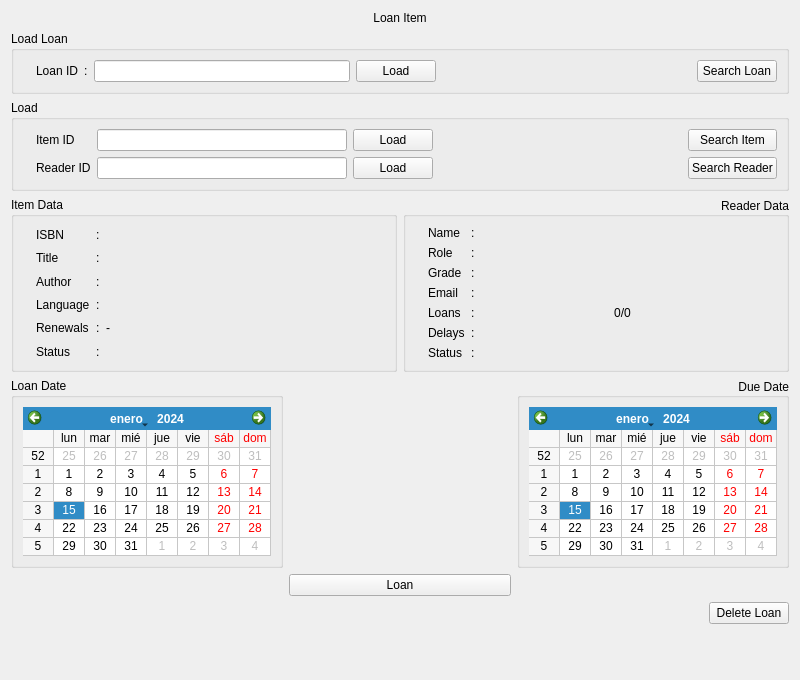
<?xml version="1.0" encoding="UTF-8"?>
<ui version="4.0">
 <class>LoanReturn</class>
 <widget class="QWidget" name="LoanReturn">
  <property name="geometry">
   <rect>
    <x>0</x>
    <y>0</y>
    <width>800</width>
    <height>680</height>
   </rect>
  </property>
  <property name="minimumSize">
   <size>
    <width>800</width>
    <height>0</height>
   </size>
  </property>
  <property name="maximumSize">
   <size>
    <width>800</width>
    <height>16777215</height>
   </size>
  </property>
  <property name="windowTitle">
   <string>Loan Item</string>
  </property>
  <layout class="QVBoxLayout" name="verticalLayout">
   <item>
    <widget class="QLabel" name="title">
     <property name="text">
      <string>Loan Item</string>
     </property>
     <property name="alignment">
      <set>Qt::AlignCenter</set>
     </property>
    </widget>
   </item>
   <item>
    <widget class="QGroupBox" name="frameMasterID">
     <property name="title">
      <string>Load Loan</string>
     </property>
     <layout class="QHBoxLayout" name="horizontalLayout_6">
      <item>
       <widget class="QLabel" name="check_MId">
        <property name="text">
         <string/>
        </property>
        <property name="pixmap">
         <pixmap resource="myicons.qrc">:/status/resources/pixmap/icons/status/status-no.png</pixmap>
        </property>
       </widget>
      </item>
      <item>
       <widget class="QLabel" name="MId_Name">
        <property name="text">
         <string>Loan ID</string>
        </property>
       </widget>
      </item>
      <item>
       <widget class="QLabel" name="label_colon11">
        <property name="text">
         <string>:</string>
        </property>
       </widget>
      </item>
      <item>
       <layout class="QHBoxLayout" name="horizontalLayout_7">
        <item>
         <widget class="QLineEdit" name="fieldMasterId"/>
        </item>
        <item>
         <widget class="QPushButton" name="buttonLoadMasterId">
          <property name="text">
           <string>Load</string>
          </property>
         </widget>
        </item>
        <item>
         <spacer name="horizontalSpacer">
          <property name="orientation">
           <enum>Qt::Horizontal</enum>
          </property>
          <property name="sizeHint" stdset="0">
           <size>
            <width>40</width>
            <height>20</height>
           </size>
          </property>
         </spacer>
        </item>
        <item>
         <widget class="QPushButton" name="buttonSearchMasterId">
          <property name="text">
           <string>Search Loan</string>
          </property>
         </widget>
        </item>
       </layout>
      </item>
     </layout>
    </widget>
   </item>
   <item>
    <widget class="QGroupBox" name="groupLoad">
     <property name="title">
      <string>Load</string>
     </property>
     <layout class="QGridLayout" name="gridLayout">
      <item row="0" column="1">
       <widget class="QLabel" name="label_itemID">
        <property name="text">
         <string>Item ID</string>
        </property>
       </widget>
      </item>
      <item row="1" column="0">
       <widget class="QLabel" name="check_userID">
        <property name="text">
         <string/>
        </property>
        <property name="pixmap">
         <pixmap resource="myicons.qrc">:/status/resources/pixmap/icons/status/status-no.png</pixmap>
        </property>
       </widget>
      </item>
      <item row="1" column="1">
       <widget class="QLabel" name="label_readerID">
        <property name="text">
         <string>Reader ID</string>
        </property>
       </widget>
      </item>
      <item row="1" column="3">
       <widget class="QPushButton" name="button_loadReader">
        <property name="text">
         <string>Load</string>
        </property>
       </widget>
      </item>
      <item row="1" column="2">
       <widget class="QLineEdit" name="field_readerID"/>
      </item>
      <item row="0" column="4">
       <spacer name="horizontalSpacer_6">
        <property name="orientation">
         <enum>Qt::Horizontal</enum>
        </property>
        <property name="sizeHint" stdset="0">
         <size>
          <width>225</width>
          <height>20</height>
         </size>
        </property>
       </spacer>
      </item>
      <item row="0" column="3">
       <widget class="QPushButton" name="button_loadItem">
        <property name="text">
         <string>Load</string>
        </property>
       </widget>
      </item>
      <item row="0" column="5">
       <widget class="QPushButton" name="buttonSearchBook">
        <property name="text">
         <string>Search Item</string>
        </property>
       </widget>
      </item>
      <item row="1" column="5">
       <widget class="QPushButton" name="buttonSearchReader">
        <property name="text">
         <string>Search Reader</string>
        </property>
       </widget>
      </item>
      <item row="0" column="2">
       <widget class="QLineEdit" name="field_itemID"/>
      </item>
      <item row="0" column="0">
       <widget class="QLabel" name="check_itemID">
        <property name="text">
         <string/>
        </property>
        <property name="pixmap">
         <pixmap resource="myicons.qrc">:/status/resources/pixmap/icons/status/status-no.png</pixmap>
        </property>
       </widget>
      </item>
     </layout>
    </widget>
   </item>
   <item>
    <layout class="QHBoxLayout" name="horizontalLayout_4">
     <item>
      <widget class="QGroupBox" name="groupItemData">
       <property name="title">
        <string>Item Data</string>
       </property>
       <layout class="QGridLayout" name="gridLayout_4" columnstretch="0,0,0,1">
        <item row="2" column="2">
         <widget class="QLabel" name="colon3">
          <property name="text">
           <string>:</string>
          </property>
         </widget>
        </item>
        <item row="5" column="2">
         <widget class="QLabel" name="colon8">
          <property name="text">
           <string>:</string>
          </property>
         </widget>
        </item>
        <item row="1" column="2">
         <widget class="QLabel" name="colon2">
          <property name="text">
           <string>:</string>
          </property>
         </widget>
        </item>
        <item row="3" column="1">
         <widget class="QLabel" name="label_itemLanglabel_4">
          <property name="text">
           <string>Language</string>
          </property>
         </widget>
        </item>
        <item row="3" column="2">
         <widget class="QLabel" name="colon9">
          <property name="text">
           <string>:</string>
          </property>
         </widget>
        </item>
        <item row="0" column="2">
         <widget class="QLabel" name="colon1">
          <property name="text">
           <string>:</string>
          </property>
         </widget>
        </item>
        <item row="0" column="1">
         <widget class="QLabel" name="label_ISBN">
          <property name="text">
           <string>ISBN</string>
          </property>
         </widget>
        </item>
        <item row="0" column="3">
         <widget class="QLabel" name="label_field_isbn">
          <property name="text">
           <string/>
          </property>
         </widget>
        </item>
        <item row="4" column="1">
         <widget class="QLabel" name="label_renewals">
          <property name="text">
           <string>Renewals</string>
          </property>
         </widget>
        </item>
        <item row="4" column="2">
         <widget class="QLabel" name="colon10_2">
          <property name="text">
           <string>:</string>
          </property>
         </widget>
        </item>
        <item row="1" column="3">
         <widget class="QLabel" name="label_field_title">
          <property name="text">
           <string/>
          </property>
         </widget>
        </item>
        <item row="2" column="3">
         <widget class="QLabel" name="label_field_author">
          <property name="text">
           <string/>
          </property>
         </widget>
        </item>
        <item row="5" column="0">
         <widget class="QLabel" name="check_item">
          <property name="text">
           <string/>
          </property>
          <property name="pixmap">
           <pixmap resource="myicons.qrc">:/status/resources/pixmap/icons/status/status-no.png</pixmap>
          </property>
         </widget>
        </item>
        <item row="4" column="3">
         <widget class="QLabel" name="field_renewals">
          <property name="text">
           <string>-</string>
          </property>
         </widget>
        </item>
        <item row="1" column="1">
         <widget class="QLabel" name="label_title">
          <property name="text">
           <string>Title</string>
          </property>
         </widget>
        </item>
        <item row="5" column="1">
         <widget class="QLabel" name="label_item_status">
          <property name="text">
           <string>Status</string>
          </property>
         </widget>
        </item>
        <item row="2" column="1">
         <widget class="QLabel" name="Label_author">
          <property name="text">
           <string>Author</string>
          </property>
         </widget>
        </item>
        <item row="5" column="3">
         <widget class="QLabel" name="label_field_itemStatus">
          <property name="text">
           <string/>
          </property>
         </widget>
        </item>
        <item row="3" column="3">
         <widget class="QLabel" name="label_field_lang">
          <property name="text">
           <string/>
          </property>
         </widget>
        </item>
       </layout>
      </widget>
     </item>
     <item>
      <widget class="QGroupBox" name="groupReaderData">
       <property name="title">
        <string>Reader Data</string>
       </property>
       <property name="alignment">
        <set>Qt::AlignRight|Qt::AlignTrailing|Qt::AlignVCenter</set>
       </property>
       <layout class="QGridLayout" name="gridLayout_3" columnstretch="0,0,0,1,0">
        <item row="5" column="4">
         <widget class="QLabel" name="check_delay">
          <property name="text">
           <string/>
          </property>
          <property name="pixmap">
           <pixmap resource="myicons.qrc">:/status/resources/pixmap/icons/status/status-no.png</pixmap>
          </property>
         </widget>
        </item>
        <item row="6" column="1">
         <widget class="QLabel" name="label_readerStatuslabel_8">
          <property name="text">
           <string>Status</string>
          </property>
         </widget>
        </item>
        <item row="6" column="2">
         <widget class="QLabel" name="colon10">
          <property name="text">
           <string>:</string>
          </property>
         </widget>
        </item>
        <item row="6" column="0">
         <widget class="QLabel" name="check_user">
          <property name="text">
           <string/>
          </property>
          <property name="pixmap">
           <pixmap resource="myicons.qrc">:/status/resources/pixmap/icons/status/status-no.png</pixmap>
          </property>
         </widget>
        </item>
        <item row="5" column="2">
         <widget class="QLabel" name="colon7">
          <property name="text">
           <string>:</string>
          </property>
         </widget>
        </item>
        <item row="4" column="3">
         <widget class="QLabel" name="label_field_rederloans">
          <property name="text">
           <string>0/0</string>
          </property>
          <property name="alignment">
           <set>Qt::AlignCenter</set>
          </property>
         </widget>
        </item>
        <item row="1" column="3">
         <widget class="QLabel" name="label_reader_role">
          <property name="text">
           <string/>
          </property>
          <property name="alignment">
           <set>Qt::AlignLeading|Qt::AlignLeft|Qt::AlignVCenter</set>
          </property>
         </widget>
        </item>
        <item row="5" column="3">
         <widget class="QLabel" name="label_field_delays">
          <property name="text">
           <string/>
          </property>
          <property name="alignment">
           <set>Qt::AlignCenter</set>
          </property>
         </widget>
        </item>
        <item row="0" column="3">
         <widget class="QLabel" name="label_field_name">
          <property name="text">
           <string/>
          </property>
          <property name="alignment">
           <set>Qt::AlignLeading|Qt::AlignLeft|Qt::AlignVCenter</set>
          </property>
         </widget>
        </item>
        <item row="4" column="2">
         <widget class="QLabel" name="colon6">
          <property name="text">
           <string>:</string>
          </property>
         </widget>
        </item>
        <item row="4" column="4">
         <widget class="QLabel" name="check_loans">
          <property name="text">
           <string/>
          </property>
          <property name="pixmap">
           <pixmap resource="myicons.qrc">:/status/resources/pixmap/icons/status/status-no.png</pixmap>
          </property>
         </widget>
        </item>
        <item row="5" column="1">
         <widget class="QLabel" name="label_delays">
          <property name="text">
           <string>Delays</string>
          </property>
         </widget>
        </item>
        <item row="4" column="1">
         <widget class="QLabel" name="label_loans">
          <property name="text">
           <string>Loans</string>
          </property>
         </widget>
        </item>
        <item row="6" column="3">
         <widget class="QLabel" name="label_field_userStatus">
          <property name="text">
           <string/>
          </property>
          <property name="alignment">
           <set>Qt::AlignCenter</set>
          </property>
         </widget>
        </item>
        <item row="1" column="1">
         <widget class="QLabel" name="label_roleName">
          <property name="text">
           <string>Role</string>
          </property>
         </widget>
        </item>
        <item row="1" column="2">
         <widget class="QLabel" name="colon5">
          <property name="text">
           <string>:</string>
          </property>
         </widget>
        </item>
        <item row="0" column="2">
         <widget class="QLabel" name="colon4">
          <property name="text">
           <string>:</string>
          </property>
         </widget>
        </item>
        <item row="0" column="1">
         <widget class="QLabel" name="label_name">
          <property name="text">
           <string>Name</string>
          </property>
         </widget>
        </item>
        <item row="2" column="3">
         <widget class="QLabel" name="field_grade">
          <property name="text">
           <string/>
          </property>
         </widget>
        </item>
        <item row="2" column="1">
         <widget class="QLabel" name="label">
          <property name="text">
           <string>Grade</string>
          </property>
          <property name="alignment">
           <set>Qt::AlignLeading|Qt::AlignLeft|Qt::AlignVCenter</set>
          </property>
         </widget>
        </item>
        <item row="2" column="2">
         <widget class="QLabel" name="colon5_2">
          <property name="text">
           <string>:</string>
          </property>
         </widget>
        </item>
        <item row="3" column="1">
         <widget class="QLabel" name="label_email">
          <property name="text">
           <string>Email</string>
          </property>
         </widget>
        </item>
        <item row="3" column="2">
         <widget class="QLabel" name="colon10_3">
          <property name="text">
           <string>:</string>
          </property>
         </widget>
        </item>
        <item row="3" column="3">
         <widget class="QLabel" name="field_email">
          <property name="text">
           <string/>
          </property>
         </widget>
        </item>
       </layout>
      </widget>
     </item>
    </layout>
   </item>
   <item>
    <layout class="QGridLayout" name="gridLayout_2">
     <item row="0" column="0">
      <widget class="QGroupBox" name="groupCalendarLoanDate">
       <property name="title">
        <string>Loan Date</string>
       </property>
       <layout class="QHBoxLayout" name="horizontalLayout">
        <item>
         <widget class="QCalendarWidget" name="calendarToday">
          <property name="sizePolicy">
           <sizepolicy hsizetype="Fixed" vsizetype="Fixed">
            <horstretch>0</horstretch>
            <verstretch>0</verstretch>
           </sizepolicy>
          </property>
          <property name="locale">
           <locale language="Spanish" country="Chile"/>
          </property>
          <property name="minimumDate">
           <date>
            <year>2013</year>
            <month>8</month>
            <day>14</day>
           </date>
          </property>
          <property name="maximumDate">
           <date>
            <year>7918</year>
            <month>8</month>
            <day>14</day>
           </date>
          </property>
          <property name="firstDayOfWeek">
           <enum>Qt::Monday</enum>
          </property>
          <property name="gridVisible">
           <bool>true</bool>
          </property>
          <property name="selectionMode">
           <enum>QCalendarWidget::NoSelection</enum>
          </property>
          <property name="navigationBarVisible">
           <bool>true</bool>
          </property>
          <property name="dateEditEnabled">
           <bool>true</bool>
          </property>
         </widget>
        </item>
       </layout>
      </widget>
     </item>
     <item row="0" column="1">
      <spacer name="horizontalSpacer_4">
       <property name="orientation">
        <enum>Qt::Horizontal</enum>
       </property>
       <property name="sizeHint" stdset="0">
        <size>
         <width>40</width>
         <height>20</height>
        </size>
       </property>
      </spacer>
     </item>
     <item row="1" column="1">
      <widget class="QPushButton" name="buttonAction">
       <property name="text">
        <string>Loan</string>
       </property>
      </widget>
     </item>
     <item row="0" column="2">
      <widget class="QGroupBox" name="groupCalendarDueDate">
       <property name="title">
        <string>Due Date</string>
       </property>
       <property name="alignment">
        <set>Qt::AlignRight|Qt::AlignTrailing|Qt::AlignVCenter</set>
       </property>
       <layout class="QHBoxLayout" name="horizontalLayout_2">
        <item>
         <widget class="QCalendarWidget" name="calendarDueDay">
          <property name="sizePolicy">
           <sizepolicy hsizetype="Fixed" vsizetype="Fixed">
            <horstretch>0</horstretch>
            <verstretch>0</verstretch>
           </sizepolicy>
          </property>
          <property name="locale">
           <locale language="Spanish" country="Chile"/>
          </property>
          <property name="firstDayOfWeek">
           <enum>Qt::Monday</enum>
          </property>
          <property name="gridVisible">
           <bool>true</bool>
          </property>
         </widget>
        </item>
       </layout>
      </widget>
     </item>
    </layout>
   </item>
   <item>
    <layout class="QHBoxLayout" name="horizontalLayout_3">
     <item>
      <spacer name="horizontalSpacer_2">
       <property name="orientation">
        <enum>Qt::Horizontal</enum>
       </property>
       <property name="sizeHint" stdset="0">
        <size>
         <width>40</width>
         <height>20</height>
        </size>
       </property>
      </spacer>
     </item>
     <item>
      <widget class="QPushButton" name="btn_delete">
       <property name="text">
        <string>Delete Loan</string>
       </property>
      </widget>
     </item>
    </layout>
   </item>
   <item>
    <spacer name="verticalSpacer">
     <property name="orientation">
      <enum>Qt::Vertical</enum>
     </property>
     <property name="sizeHint" stdset="0">
      <size>
       <width>20</width>
       <height>40</height>
      </size>
     </property>
    </spacer>
   </item>
  </layout>
 </widget>
 <tabstops>
  <tabstop>field_itemID</tabstop>
  <tabstop>button_loadItem</tabstop>
  <tabstop>buttonSearchBook</tabstop>
  <tabstop>field_readerID</tabstop>
  <tabstop>button_loadReader</tabstop>
  <tabstop>buttonSearchReader</tabstop>
  <tabstop>calendarToday</tabstop>
  <tabstop>calendarDueDay</tabstop>
  <tabstop>buttonAction</tabstop>
 </tabstops>
 <resources>
  <include location="myicons.qrc"/>
 </resources>
 <connections>
  <connection>
   <sender>field_itemID</sender>
   <signal>returnPressed()</signal>
   <receiver>button_loadItem</receiver>
   <slot>click()</slot>
   <hints>
    <hint type="sourcelabel">
     <x>315</x>
     <y>65</y>
    </hint>
    <hint type="destinationlabel">
     <x>359</x>
     <y>67</y>
    </hint>
   </hints>
  </connection>
  <connection>
   <sender>field_readerID</sender>
   <signal>returnPressed()</signal>
   <receiver>button_loadReader</receiver>
   <slot>click()</slot>
   <hints>
    <hint type="sourcelabel">
     <x>327</x>
     <y>106</y>
    </hint>
    <hint type="destinationlabel">
     <x>370</x>
     <y>102</y>
    </hint>
   </hints>
  </connection>
 </connections>
</ui>
